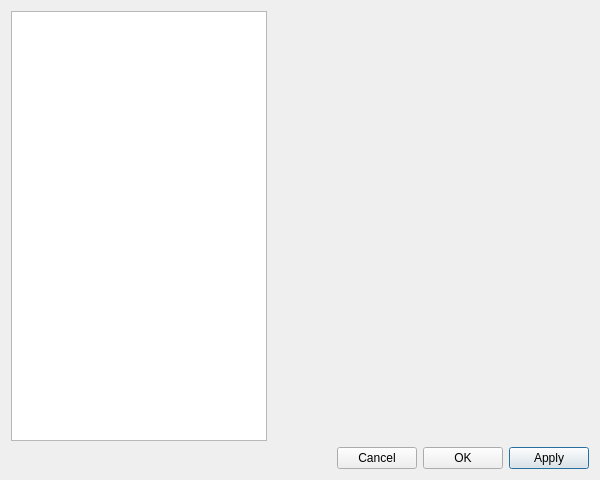
<?xml version="1.0" encoding="UTF-8"?>
<ui version="4.0">
 <class>SettingDialog</class>
 <widget class="QDialog" name="SettingDialog">
  <property name="geometry">
   <rect>
    <x>0</x>
    <y>0</y>
    <width>600</width>
    <height>480</height>
   </rect>
  </property>
  <property name="windowTitle">
   <string>Setting</string>
  </property>
  <layout class="QGridLayout" name="gridLayout">
   <item row="2" column="4">
    <widget class="QPushButton" name="push_button_apply">
     <property name="text">
      <string>Apply</string>
     </property>
    </widget>
   </item>
   <item row="2" column="2">
    <widget class="QPushButton" name="push_button_cancel">
     <property name="text">
      <string>Cancel</string>
     </property>
    </widget>
   </item>
   <item row="2" column="3">
    <widget class="QPushButton" name="push_button_ok">
     <property name="text">
      <string>OK</string>
     </property>
    </widget>
   </item>
   <item row="2" column="0">
    <spacer name="horizontalSpacer">
     <property name="orientation">
      <enum>Qt::Horizontal</enum>
     </property>
     <property name="sizeType">
      <enum>QSizePolicy::Preferred</enum>
     </property>
     <property name="sizeHint" stdset="0">
      <size>
       <width>40</width>
       <height>20</height>
      </size>
     </property>
    </spacer>
   </item>
   <item row="0" column="0">
    <widget class="QListWidget" name="list_widget_setting_items"/>
   </item>
   <item row="2" column="1">
    <spacer name="horizontalSpacer_2">
     <property name="orientation">
      <enum>Qt::Horizontal</enum>
     </property>
     <property name="sizeHint" stdset="0">
      <size>
       <width>40</width>
       <height>20</height>
      </size>
     </property>
    </spacer>
   </item>
   <item row="0" column="1" colspan="4">
    <widget class="QStackedWidget" name="stacked_widget_setting_pages">
     <property name="sizePolicy">
      <sizepolicy hsizetype="Expanding" vsizetype="Preferred">
       <horstretch>0</horstretch>
       <verstretch>0</verstretch>
      </sizepolicy>
     </property>
     <property name="currentIndex">
      <number>0</number>
     </property>
     <widget class="QWidget" name="broker_setting_page"/>
     <widget class="QWidget" name="application_setting_page"/>
    </widget>
   </item>
  </layout>
 </widget>
 <resources/>
 <connections/>
</ui>
